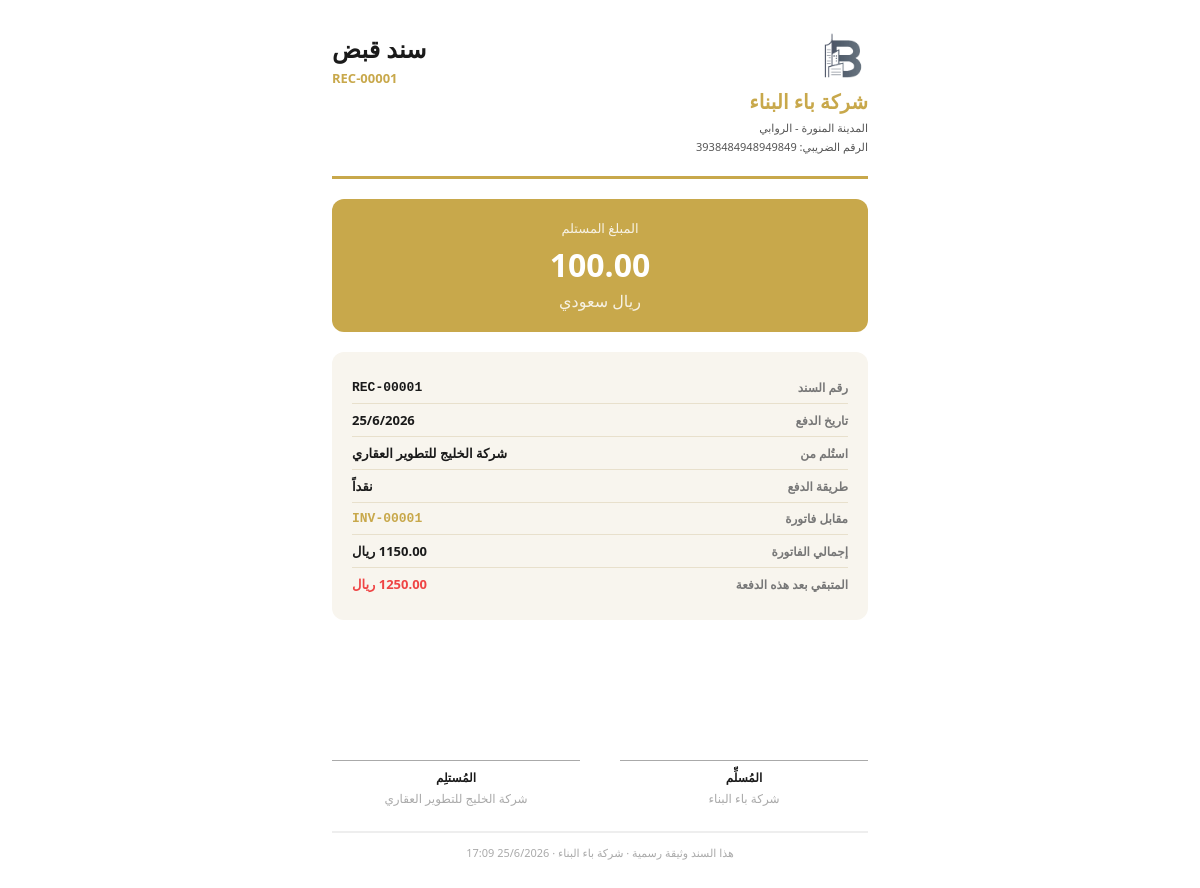
The page /invoices/receipts/1/print/ (signed in) on the database its author committed.
### company/models.py (models this page shows, shortened)
class CompanySettings(models.Model):
    company_logo    = models.ImageField(upload_to='company/', blank=True, null=True)
    company_name_ar = models.CharField(max_length=255, blank=True)
    company_name_en = models.CharField(max_length=255, blank=True)
    unified_number  = models.CharField(max_length=20, blank=True)
    cr_number       = models.CharField(max_length=20, blank=True)
    cr_issue_date   = models.DateField(blank=True, null=True)
    municipality_license = models.CharField(max_length=100, blank=True)
    tax_registration_number = models.CharField(max_length=50, blank=True)
    facility_address     = models.TextField(blank=True)
    address_building_number = models.CharField(max_length=20, blank=True)
    address_street       = models.CharField(max_length=255, blank=True)
    address_district     = models.CharField(max_length=255, blank=True)
    address_city         = models.CharField(max_length=100, blank=True)
    address_postal_code  = models.CharField(max_length=10, blank=True)
    manager_name        = models.CharField(max_length=255, blank=True)
    manager_nationality = models.CharField(max_length=100, blank=True)
    manager_id          = models.CharField(max_length=50, blank=True)
    manager_mobile      = models.CharField(max_length=20, blank=True)
    manager_email       = models.EmailField(blank=True)
    pr_mobile         = models.CharField(max_length=20, blank=True)
    pr_email          = models.EmailField(blank=True)
    marketing_mobile  = models.CharField(max_length=20, blank=True)
    marketing_email   = models.EmailField(blank=True)
    hr_email          = models.EmailField(blank=True)
    instagram      = models.URLField(blank=True)
    tiktok         = models.URLField(blank=True)
    facebook       = models.URLField(blank=True)
    youtube        = models.URLField(blank=True)
    twitter        = models.URLField(blank=True)
    snapchat       = models.URLField(blank=True)
    google_maps_link = models.URLField(blank=True)
    website_link   = models.URLField(blank=True)
    class Meta:
        verbose_name = 'إعدادات الشركة'

### invoices/models.py (models this page shows, shortened)
class PaymentReceipt(models.Model):
    METHOD_CHOICES = [
        ('cash',     'نقداً'),
        ('transfer', 'تحويل بنكي'),
        ('check',    'شيك'),
        ('card',     'بطاقة'),
        ('other',    'أخرى'),
    ]
    invoice        = models.ForeignKey(Invoice, on_delete=models.CASCADE, related_name='receipts')
    receipt_number = models.CharField(max_length=50, unique=True, editable=False)
    amount         = models.DecimalField(max_digits=14, decimal_places=2)
    payment_method = models.CharField(max_length=20, choices=METHOD_CHOICES, default='cash')
    payment_date   = models.DateField(default=date.today)
    notes          = models.TextField(blank=True)
    created_by     = models.ForeignKey(User, on_delete=models.SET_NULL, null=True, blank=True)
    created_at     = models.DateTimeField(auto_now_add=True)
    class Meta:
        ordering = ['-payment_date']

class Invoice(models.Model):
    STATUS_CHOICES = [
        ('draft',        'مسودة'),
        ('final',        'نهائية'),
        ('partial_paid', 'مدفوعة جزئياً'),
        ('fully_paid',   'مدفوعة بالكامل'),
        ('cancelled',    'ملغاة'),
    ]
    invoice_number  = models.CharField(max_length=50, unique=True, editable=False)
    issue_date      = models.DateField(default=date.today)
    due_date        = models.DateField(blank=True, null=True)
    client          = models.ForeignKey('clients.Client', on_delete=models.PROTECT, related_name='invoices')
    project         = models.ForeignKey('projects.Project', on_delete=models.SET_NULL, null=True, blank=True, related_name='invoices')
    status          = models.CharField(max_length=20, choices=STATUS_CHOICES, default='draft')
    subtotal        = models.DecimalField(max_digits=14, decimal_places=2, default=0)
    discount_amount = models.DecimalField(max_digits=14, decimal_places=2, default=0)
    vat_rate        = models.DecimalField(max_digits=5, decimal_places=2, default=15)
    vat_amount      = models.DecimalField(max_digits=14, decimal_places=2, default=0)
    total_amount    = models.DecimalField(max_digits=14, decimal_places=2, default=0)
    paid_amount     = models.DecimalField(max_digits=14, decimal_places=2, default=0)
    notes           = models.TextField(blank=True)
    created_by      = models.ForeignKey(User, on_delete=models.SET_NULL, null=True, blank=True)
    created_at      = models.DateTimeField(auto_now_add=True)
    class Meta:
        ordering = ['-created_at']
    @property
    def credit_total(self):
        from decimal import Decimal
        return sum((n.amount for n in self.invoice_notes.filter(note_type='credit')), Decimal('0'))
    @property
    def debit_total(self):
        from decimal import Decimal
        return sum((n.amount for n in self.invoice_notes.filter(note_type='debit')), Decimal('0'))
    @property
    def refund_total(self):
        from decimal import Decimal
        return sum((n.amount for n in self.invoice_notes.filter(note_type='refund')), Decimal('0'))
    @property
    def adjusted_total(self):
        return self.total_amount - self.credit_total + self.debit_total
    @property
    def adjusted_remaining(self):
        return self.adjusted_total - (self.paid_amount - self.refund_total)

### clients/models.py (models this page shows, shortened)
class Client(models.Model):
    TYPE_INDIVIDUAL = 'individual'
    TYPE_COMPANY = 'company'
    TYPE_CHOICES = [
        (TYPE_INDIVIDUAL, 'فرد'),
        (TYPE_COMPANY, 'شركة'),
    ]
    client_type = models.CharField(max_length=20, choices=TYPE_CHOICES, default=TYPE_INDIVIDUAL, verbose_name='نوع العميل')
    name = models.CharField(max_length=200, verbose_name='الاسم')
    phone = models.CharField(max_length=20, blank=True, verbose_name='رقم الجوال')
    email = models.EmailField(blank=True, verbose_name='البريد الإلكتروني')
    address = models.TextField(blank=True, verbose_name='العنوان')
    notes = models.TextField(blank=True, verbose_name='ملاحظات')
    created_at = models.DateTimeField(auto_now_add=True)
    updated_at = models.DateTimeField(auto_now=True)
    national_id = models.CharField(max_length=20, blank=True, verbose_name='رقم الهوية')
    company_logo = models.ImageField(upload_to='clients/logos/', blank=True, null=True, verbose_name='شعار الشركة')
    tax_number = models.CharField(max_length=50, blank=True, verbose_name='الرقم الضريبي')
    commercial_registration = models.CharField(max_length=50, blank=True, verbose_name='السجل التجاري')
    contact_person = models.CharField(max_length=100, blank=True, verbose_name='الشخص المسؤول')
    contact_person_title = models.CharField(max_length=100, blank=True, verbose_name='المسمى الوظيفي')
    website = models.URLField(blank=True, verbose_name='الموقع الإلكتروني')
    class Meta:
        verbose_name = 'عميل'
        verbose_name_plural = 'العملاء'
        ordering = ['-created_at']

### invoices/views.py (the view)
# urls.py: path('receipts/<int:pk>/print/', views.receipt_print, name='rec_print'),
@login_required(login_url='/system/')
def receipt_print(request, pk):
    from company.models import CompanySettings
    receipt = get_object_or_404(PaymentReceipt, pk=pk)
    return render(request, 'invoices/receipt_print.html', {
        'receipt': receipt,
        'company': CompanySettings.objects.first(),
    })

### company/context_processors.py (called while the page is built)
def company_settings(request):
    company = CompanySettings.objects.first()
    return {'company': company}

### invoices/templates/invoices/receipt_print.html (shortened to what this page needs)
<!DOCTYPE html>
<html lang="ar" dir="rtl">
<head>
</head>
<body>
<div class="page">
    <div class="header">
        <div class="company-info">
            {% if company and company.company_logo %}
            <img src="{{ company.company_logo.url }}" alt="شعار الشركة" style="height:50px;margin-bottom:6px;display:block">
            {% endif %}
            <h1>{{ company.company_name_ar|default:"باء البناء" }}</h1>
            {% if company %}
            <p>
                {% if company.address_city %}{{ company.address_city }}{% if company.address_district %} - {{ company.address_district }}{% endif %}<br>{% endif %}
                {% if company.tax_registration_number %}الرقم الضريبي: {{ company.tax_registration_number }}{% endif %}
            </p>
            {% endif %}
        </div>
        <div class="receipt-title">
            <h2>سند قبض</h2>
            <div class="rec-num">{{ receipt.receipt_number }}</div>
        </div>
    </div>
    <div class="amount-box">
        <div class="amount-label">المبلغ المستلم</div>
        <div class="amount-val">{{ receipt.amount|floatformat:2 }}</div>
        <div class="amount-currency">ريال سعودي</div>
    </div>
    <div class="rec-box">
        <div class="rec-row">
            <span class="rec-label">رقم السند</span>
            <span class="rec-val" style="font-family:monospace">{{ receipt.receipt_number }}</span>
        </div>
        <div class="rec-row">
            <span class="rec-label">تاريخ الدفع</span>
            <span class="rec-val">{{ receipt.payment_date|date:"j/n/Y" }}</span>
        </div>
        <div class="rec-row">
            <span class="rec-label">استُلم من</span>
            <span class="rec-val">{{ receipt.invoice.client.name }}</span>
        </div>
        <div class="rec-row">
            <span class="rec-label">طريقة الدفع</span>
            <span class="rec-val">{{ receipt.get_payment_method_display }}</span>
        </div>
        <div class="rec-row">
            <span class="rec-label">مقابل فاتورة</span>
            <span class="rec-val" style="color:#c8a84b;font-family:monospace">{{ receipt.invoice.invoice_number }}</span>
        </div>
        <div class="rec-row">
            <span class="rec-label">إجمالي الفاتورة</span>
            <span class="rec-val">{{ receipt.invoice.total_amount|floatformat:2 }} ريال</span>
        </div>
        <div class="rec-row">
            <span class="rec-label">المتبقي بعد هذه الدفعة</span>
            <span class="rec-val" style="color:{% if receipt.invoice.adjusted_remaining > 0 %}#ef4444{% else %}#22c55e{% endif %}">
                {{ receipt.invoice.adjusted_remaining|floatformat:2 }} ريال
            </span>
        </div>
    </div>
    <div class="signatures">
        <div class="sig-box">
            <div style="height:60px"></div>
            <div class="sig-line">
                <div class="sig-title">المُسلِّم</div>
                <div style="margin-top:4px;color:#aaa">{{ company.company_name_ar|default:"" }}</div>
            </div>
        </div>
        <div class="sig-box">
            <div style="height:60px"></div>
            <div class="sig-line">
                <div class="sig-title">المُستلِم</div>
                <div style="margin-top:4px;color:#aaa">{{ receipt.invoice.client.name }}</div>
            </div>
        </div>
    </div>
    <div class="footer">
        <p>هذا السند وثيقة رسمية · {{ company.company_name_ar|default:"باء البناء" }} · {{ receipt.created_at|date:"j/n/Y H:i" }}</p>
    </div>
</div>
</body>
</html>

### invoices/templates/invoices/receipt_print.html (style rules this page uses)
* { margin:0; padding:0; box-sizing:border-box; }
body { font-family: 'Segoe UI', Tahoma, Arial, sans-serif; font-size:13px; color:#1a1a1a; background:#fff; direction:rtl; }
.page { max-width:600px; margin:0 auto; padding:32px; }
.header { display:flex; justify-content:space-between; align-items:flex-start; padding-bottom:20px; border-bottom:3px solid #c8a84b; margin-bottom:20px; }
.company-info h1 { font-size:20px; font-weight:800; color:#c8a84b; margin-bottom:4px; }
.company-info p { font-size:11px; color:#555; line-height:1.7; }
.receipt-title { text-align:left; }
.receipt-title h2 { font-size:24px; font-weight:800; color:#1a1a1a; }
.receipt-title .rec-num { font-size:13px; font-weight:700; color:#c8a84b; margin-top:4px; }
.rec-box { background:#f8f5ee; border-radius:12px; padding:20px; margin-bottom:20px; }
.rec-row { display:flex; justify-content:space-between; align-items:center; padding:7px 0; border-bottom:1px solid #e8e0cc; }
.rec-row:last-child { border-bottom:none; }
.rec-label { font-size:12px; color:#777; font-weight:600; }
.rec-val { font-size:13px; font-weight:700; color:#1a1a1a; }
.amount-box { background:#c8a84b; color:#fff; border-radius:12px; padding:20px; text-align:center; margin-bottom:20px; }
.amount-box .amount-label { font-size:13px; opacity:0.85; margin-bottom:6px; }
.amount-box .amount-val { font-size:32px; font-weight:800; }
.amount-box .amount-currency { font-size:16px; margin-top:4px; opacity:0.85; }
.signatures { display:grid; grid-template-columns:1fr 1fr; gap:40px; margin-top:40px; }
.sig-box { text-align:center; }
.sig-line { border-top:1px solid #aaa; padding-top:8px; margin-top:40px; font-size:12px; color:#555; }
.sig-title { font-size:12px; font-weight:700; color:#1a1a1a; }
.footer { border-top:2px solid #eee; margin-top:24px; padding-top:12px; text-align:center; font-size:11px; color:#aaa; }

### rows shown on the page
CompanySettings: company_logo (picture), company_name_ar "شركة باء البناء", address_city "المدينة المنورة", address_district "الروابي", tax_registration_number "3938484948949849"
PaymentReceipt: receipt_number "REC-00001", amount "100.00", payment_date "25/6/2026", invoice.client.name "شركة الخليج للتطوير العقاري", payment_method "نقداً", invoice.invoice_number "INV-00001", created_at "25/6/2026 17:09"
